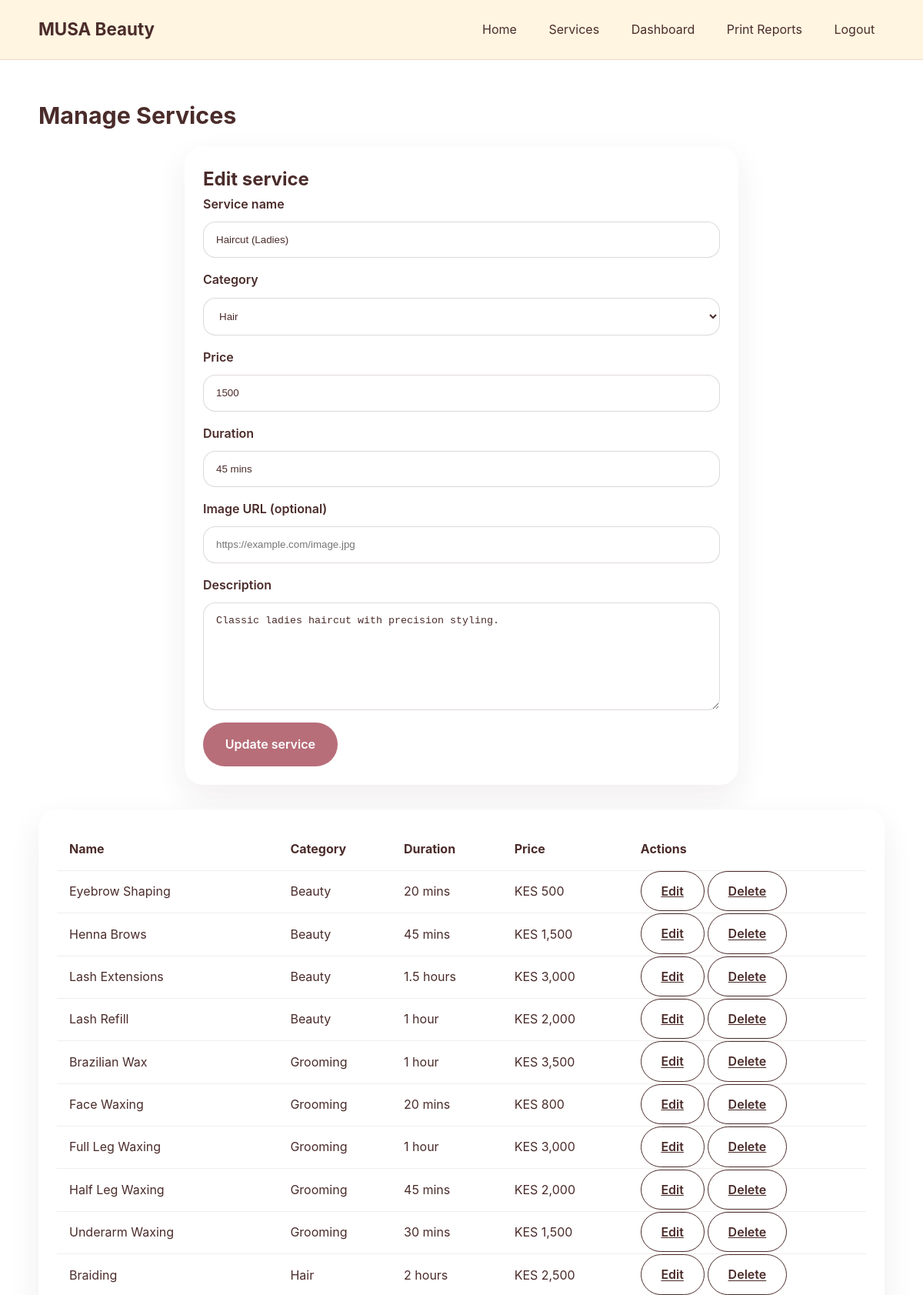
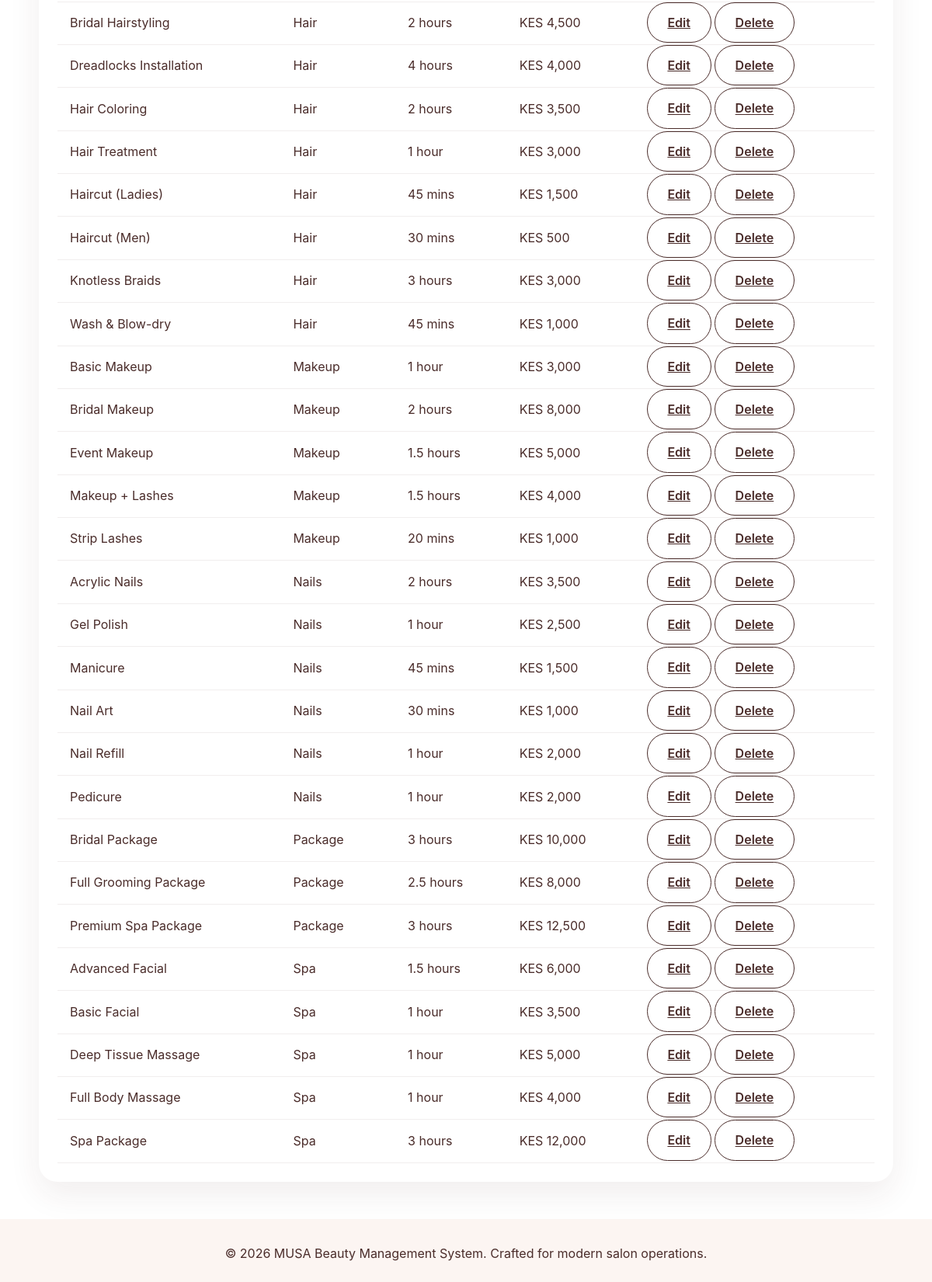
The app's page /admin/manage_services.php?edit=1 (signed in) with its own data (2 pictures, top to bottom).
### tables this page shows
CREATE TABLE IF NOT EXISTS services (
  id INT AUTO_INCREMENT PRIMARY KEY,
  name VARCHAR(150) NOT NULL,
  category VARCHAR(100) NOT NULL,
  price INT NOT NULL DEFAULT 0,
  duration VARCHAR(100) NOT NULL,
  description TEXT NOT NULL,
  image VARCHAR(255) DEFAULT NULL
);

### includes/service_functions.php (called while the page is built, shortened)
<?php
function fetchServices($pdo, $category = null) {
    $stmt = $pdo->query('SELECT * FROM services ORDER BY category, name');
    return $stmt->fetchAll();
}
function fetchServiceById($pdo, $id) {
    $stmt = $pdo->prepare('SELECT * FROM services WHERE id = :id LIMIT 1');
    $stmt->execute([':id' => $id]);
    return $stmt->fetch();
}

### admin/manage_services.php (the view, shortened to what this page needs)
<?php
require_once __DIR__ . '/../includes/auth.php';
require_once __DIR__ . '/../includes/service_functions.php';
$categories = ['Hair', 'Nails', 'Makeup', 'Beauty', 'Spa', 'Grooming', 'Package'];
$services = fetchServices($pdo);
$editService = null;
if (isset($_GET['edit'])) {
    $editId = (int) $_GET['edit'];
    $editService = fetchServiceById($pdo, $editId);
}
?>
<?php include __DIR__ . '/../includes/header.php'; ?>
<section class="section section-light">
    <div class="container">
        <h1 class="section-title">Manage Services</h1>
        <div class="card form-card">
            <h2><?php echo $editService ? 'Edit service' : 'Add service'; ?></h2>
            <form method="post">
                <div class="form-group">
                    <label for="name">Service name</label>
                    <input type="text" id="name" name="name" value="<?php echo $editService ? htmlspecialchars($editService['name']) : ''; ?>" required>
                </div>
                <div class="form-group">
                    <label for="category">Category</label>
                    <select id="category" name="category" required>
                        <?php foreach ($categories as $category): ?>
                            <option value="<?php echo $category; ?>" <?php echo $editService && $editService['category'] === $category ? 'selected' : ''; ?>><?php echo $category; ?></option>
                        <?php endforeach; ?>
                    </select>
                </div>
                <div class="form-group">
                    <label for="price">Price</label>
                    <input type="number" id="price" name="price" value="<?php echo $editService ? htmlspecialchars($editService['price']) : ''; ?>" required>
                </div>
                <div class="form-group">
                    <label for="duration">Duration</label>
                    <input type="text" id="duration" name="duration" value="<?php echo $editService ? htmlspecialchars($editService['duration']) : ''; ?>" placeholder="e.g. 45 mins" required>
                </div>
                <div class="form-group">
                    <label for="image">Image URL (optional)</label>
                    <input type="text" id="image" name="image" value="<?php echo $editService ? htmlspecialchars($editService['image']) : ''; ?>" placeholder="https://example.com/image.jpg">
                </div>
                <div class="form-group">
                    <label for="description">Description</label>
                    <textarea id="description" name="description" required><?php echo $editService ? htmlspecialchars($editService['description']) : ''; ?></textarea>
                </div>
                <button type="submit" class="primary-btn"><?php echo $editService ? 'Update service' : 'Add service'; ?></button>
            </form>
        </div>
        <div class="card table-card" style="margin-top:2rem;">
            <div class="table-wrapper">
                <table class="table">
                    <thead>
                        <tr><th>Name</th><th>Category</th><th>Duration</th><th>Price</th><th>Actions</th></tr>
                    </thead>
                    <tbody>
                        <?php foreach ($services as $service): ?>
                            <tr>
                                <td><?php echo htmlspecialchars($service['name']); ?></td>
                                <td><?php echo htmlspecialchars($service['category']); ?></td>
                                <td><?php echo htmlspecialchars($service['duration']); ?></td>
                                <td>KES <?php echo number_format($service['price']); ?></td>
                                <td>
                                    <a href="/admin/manage_services.php?edit=<?php echo $service['id']; ?>" class="secondary-btn">Edit</a>
                                    <a href="/admin/manage_services.php?delete=<?php echo $service['id']; ?>" class="secondary-btn">Delete</a>
                                </td>
                            </tr>
                        <?php endforeach; ?>
                    </tbody>
                </table>
            </div>
        </div>
    </div>
</section>
<?php include __DIR__ . '/../includes/footer.php'; ?>

### assets/css/style.css (style rules this page uses)
:root { --soft-pink: #F8BBD0; --cream: #FFF5E1; --rose-gold: #B76E79; --deep-plum: #4A2C2A; --gold: #D4AF37; --white: #ffffff; --bg: #fcf5f2; --shadow: 0 16px 40px rgba(75, 44, 42, 0.08); }
* { box-sizing: border-box; margin: 0; padding: 0; }
body { font-family: 'Inter', system-ui, sans-serif; color: var(--deep-plum); background: var(--bg); line-height: 1.6; }
.container { width: min(1100px, calc(100% - 2rem)); margin: 0 auto; }
.primary-btn, .secondary-btn { border: none; border-radius: 999px; cursor: pointer; font-weight: 600; transition: transform 0.2s ease, box-shadow 0.2s ease; }
.primary-btn { background: var(--rose-gold); color: #fff; padding: 1rem 1.8rem; }
.secondary-btn { background: transparent; color: var(--deep-plum); border: 1px solid var(--deep-plum); padding: 0.95rem 1.6rem; }
.card-grid, .table-card, .info-grid { display: grid; gap: 1.5rem; }
.card, .table-card, .review-card, .report-card { background: #fff; border-radius: 24px; box-shadow: var(--shadow); padding: 1.5rem; }
.section-title { margin-bottom: 1rem; font-size: 1.9rem; }
.section { padding: 3rem 0; }
.section-light { background: #fff; }
.form-card { max-width: 720px; margin: 0 auto; }
.form-group { display: grid; gap: 0.6rem; margin-bottom: 1rem; }
.form-group label { font-weight: 600; }
.form-group input, .form-group select, .form-group textarea { width: 100%; border: 1px solid rgba(74, 44, 42, 0.18); border-radius: 16px; padding: 0.95rem 1rem; background: #fff; color: var(--deep-plum); }
.form-group textarea { min-height: 140px; resize: vertical; }
.table-wrapper { overflow-x: auto; }
.table { width: 100%; border-collapse: collapse; }
.table th, .table td { padding: 0.9rem 1rem; text-align: left; border-bottom: 1px solid rgba(74, 44, 42, 0.08); }
.table th { color: var(--deep-plum); font-weight: 700; }
input[type="submit"], button { font: inherit; }

### records on screen
services: name "Haircut (Ladies)", category "Hair", price "1500", duration "45 mins", description "Classic ladies haircut with precision styling.", price "1,500"
services: name "Eyebrow Shaping", category "Beauty", duration "20 mins", price "500"
services: name "Henna Brows", category "Beauty", duration "45 mins", price "1,500"
services: name "Lash Extensions", category "Beauty", duration "1.5 hours", price "3,000"
services: name "Lash Refill", category "Beauty", duration "1 hour", price "2,000"
services: name "Brazilian Wax", category "Grooming", duration "1 hour", price "3,500"
services: name "Face Waxing", category "Grooming", duration "20 mins", price "800"
services: name "Full Leg Waxing", category "Grooming", duration "1 hour", price "3,000"
services: name "Half Leg Waxing", category "Grooming", duration "45 mins", price "2,000"
services: name "Underarm Waxing", category "Grooming", duration "30 mins", price "1,500"
services: name "Braiding", category "Hair", duration "2 hours", price "2,500"
services: name "Bridal Hairstyling", category "Hair", duration "2 hours", price "4,500"
services: name "Dreadlocks Installation", category "Hair", duration "4 hours", price "4,000"
services: name "Hair Coloring", category "Hair", duration "2 hours", price "3,500"
services: name "Hair Treatment", category "Hair", duration "1 hour", price "3,000"
services: name "Haircut (Men)", category "Hair", duration "30 mins", price "500"
services: name "Knotless Braids", category "Hair", duration "3 hours", price "3,000"
services: name "Wash & Blow-dry", category "Hair", duration "45 mins", price "1,000"
services: name "Basic Makeup", category "Makeup", duration "1 hour", price "3,000"
services: name "Bridal Makeup", category "Makeup", duration "2 hours", price "8,000"
services: name "Event Makeup", category "Makeup", duration "1.5 hours", price "5,000"
services: name "Makeup + Lashes", category "Makeup", duration "1.5 hours", price "4,000"
services: name "Strip Lashes", category "Makeup", duration "20 mins", price "1,000"
services: name "Acrylic Nails", category "Nails", duration "2 hours", price "3,500"
services: name "Gel Polish", category "Nails", duration "1 hour", price "2,500"
services: name "Manicure", category "Nails", duration "45 mins", price "1,500"
services: name "Nail Art", category "Nails", duration "30 mins", price "1,000"
services: name "Nail Refill", category "Nails", duration "1 hour", price "2,000"
services: name "Pedicure", category "Nails", duration "1 hour", price "2,000"
services: name "Bridal Package", category "Package", duration "3 hours", price "10,000"
services: name "Full Grooming Package", category "Package", duration "2.5 hours", price "8,000"
services: name "Premium Spa Package", category "Package", duration "3 hours", price "12,500"
services: name "Advanced Facial", category "Spa", duration "1.5 hours", price "6,000"
services: name "Basic Facial", category "Spa", duration "1 hour", price "3,500"
services: name "Deep Tissue Massage", category "Spa", duration "1 hour", price "5,000"
services: name "Full Body Massage", category "Spa", duration "1 hour", price "4,000"
services: name "Spa Package", category "Spa", duration "3 hours", price "12,000"
